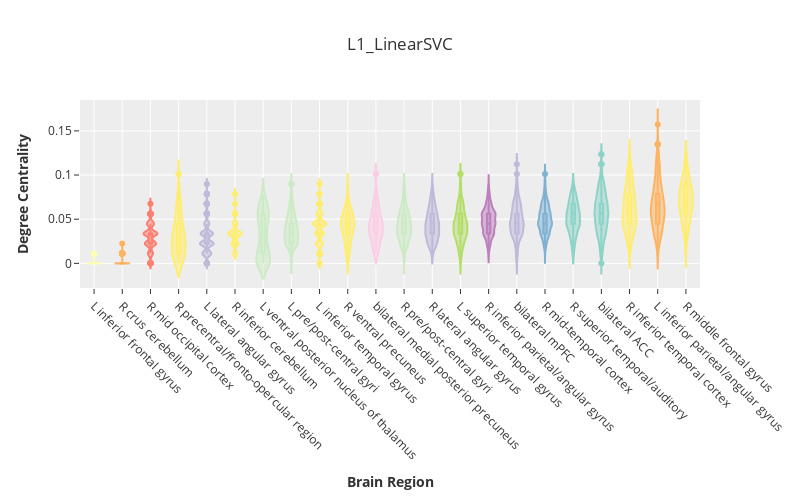

The cell this chart's notebook holds for it:
### Markdown cell above
## Regional degree centrality (DC)

### Code cell
# Selected indices are the top 20 and bottom 2
selected_ind = np.hstack([np.arange(2), np.arange(70,90)])
x = np.arange(len(selected_ind))

for ix, (name, graph_list) in enumerate(all_graphs.items()): 

    print(name)
    # regional DC
    model_dc = dict()
    for graphobj_ in graph_list:
        graphobj = graphobj_[1]
        for parcel_name, properties in graphobj.graph.nodes.items():
            if parcel_name not in model_dc:
                model_dc[parcel_name] = [properties['degree_centrality']]
            else:
                model_dc[parcel_name].append(properties['degree_centrality'])

    # Calculate the mean and std of degree centrality for each parcel
    # Sort by highest to lowest and selected only the top 10, and bottom 2 for comparison
    avg_parcel_dc = np.zeros(num_parcels)
    std_parcel_dc = np.zeros(num_parcels)
    for i, (parcel_name, dcs) in enumerate(model_dc.items()):   
        avg_parcel_dc[i] = np.mean(dcs)
        std_parcel_dc[i] = np.std(dcs)
    sorted_ind = np.argsort(avg_parcel_dc)
    sortselect_ind = sorted_ind[selected_ind]

    if name == model_name: 
        
        print(parcel_names[sorted_ind])
        
        fig = go.Figure(layout=dict(
            height=500, width=800,
            template='ggplot2',
            title=f'{model_name}',
            xaxis=dict(
                title=dict(text='<b>Brain Region</b>'),
                tickvals=np.arange(len(selected_ind)),
                ticktext=parcel_descrip[sorted_ind][selected_ind],
                tickangle=45
            ),
            yaxis=dict(title=dict(text='<b>Degree Centrality</b>'))
        ))

        # Plot violin plot for each selected parcel and color
        sortselect_parcels = parcel_names[sortselect_ind]
        for parcel_name, dcs in model_dc.items():
            if parcel_name in sortselect_parcels:
                plot_ind = np.where(sortselect_parcels==parcel_name)[0][0]
                fig.add_trace(go.Violin(
                    x=np.repeat([plot_ind], len(dcs)), y=dcs, 
                    name=parcel_name, line_color=network_rgba[sortselect_ind][plot_ind],
                    box_visible=True, showlegend=False
                ))
        fig.show()
        fig.write_image(f'{network_fig_dir}/region_dc.svg')

### Figure 1 — Plotly figure (JSON) as saved in the notebook; plotly's stock layout.template omitted (floating-point values rounded to 4 significant figures; data arrays with more than 128 entries replaced by an {"elided": "..."} marker saying what was removed)
{"data": [{"box": {"visible": true}, "line": {"color": "rgba(141.0, 211.0, 199.0, 255.0)"}, "name": "ant_sal_3", "showlegend": false, "type": "violin", "x": {"elided": "290 int values"}, "y": {"elided": "290 float values"}}, {"box": {"visible": true}, "line": {"color": "rgba(141.0, 211.0, 199.0, 255.0)"}, "name": "auditory_2", "showlegend": false, "type": "violin", "x": {"elided": "290 int values"}, "y": {"elided": "290 float values"}}, {"box": {"visible": true}, "line": {"color": "rgba(255.0, 255.0, 179.0, 255.0)"}, "name": "bg_3", "showlegend": false, "type": "violin", "x": {"elided": "290 int values"}, "y": {"elided": "290 float values"}}, {"box": {"visible": true}, "line": {"color": "rgba(190.0, 186.0, 218.0, 255.0)"}, "name": "dors_DMN_1", "showlegend": false, "type": "violin", "x": {"elided": "290 int values"}, "y": {"elided": "290 float values"}}, {"box": {"visible": true}, "line": {"color": "rgba(190.0, 186.0, 218.0, 255.0)"}, "name": "dors_DMN_2", "showlegend": false, "type": "violin", "x": {"elided": "290 int values"}, "y": {"elided": "290 float values"}}, {"box": {"visible": true}, "line": {"color": "rgba(190.0, 186.0, 218.0, 255.0)"}, "name": "dors_DMN_6", "showlegend": false, "type": "violin", "x": {"elided": "290 int values"}, "y": {"elided": "290 float values"}}, {"box": {"visible": true}, "line": {"color": "rgba(251.0, 128.0, 114.0, 255.0)"}, "name": "high_visual_2", "showlegend": false, "type": "violin", "x": {"elided": "290 int values"}, "y": {"elided": "290 float values"}}, {"box": {"visible": true}, "line": {"color": "rgba(128.0, 177.0, 211.0, 255.0)"}, "name": "lang_6", "showlegend": false, "type": "violin", "x": {"elided": "290 int values"}, "y": {"elided": "290 float values"}}, {"box": {"visible": true}, "line": {"color": "rgba(253.0, 180.0, 98.0, 255.0)"}, "name": "lecn_3", "showlegend": false, "type": "violin", "x": {"elided": "290 int values"}, "y": {"elided": "290 float values"}}, {"box": {"visible": true}, "line": {"color": "rgba(253.0, 180.0, 98.0, 255.0)"}, "name": "lecn_5", "showlegend": false, "type": "violin", "x": {"elided": "290 int values"}, "y": {"elided": "290 float values"}}, {"box": {"visible": true}, "line": {"color": "rgba(179.0, 222.0, 105.0, 255.0)"}, "name": "post_sal_9", "showlegend": false, "type": "violin", "x": {"elided": "290 int values"}, "y": {"elided": "290 float values"}}, {"box": {"visible": true}, "line": {"color": "rgba(252.0, 205.0, 229.0, 255.0)"}, "name": "precuneus_2", "showlegend": false, "type": "violin", "x": {"elided": "290 int values"}, "y": {"elided": "290 float values"}}, {"box": {"visible": true}, "line": {"color": "rgba(188.0, 128.0, 189.0, 255.0)"}, "name": "recn_3", "showlegend": false, "type": "violin", "x": {"elided": "290 int values"}, "y": {"elided": "290 float values"}}, {"box": {"visible": true}, "line": {"color": "rgba(204.0, 235.0, 197.0, 255.0)"}, "name": "sensorimotor_1", "showlegend": false, "type": "violin", "x": {"elided": "290 int values"}, "y": {"elided": "290 float values"}}, {"box": {"visible": true}, "line": {"color": "rgba(204.0, 235.0, 197.0, 255.0)"}, "name": "sensorimotor_2", "showlegend": false, "type": "violin", "x": {"elided": "290 int values"}, "y": {"elided": "290 float values"}}, {"box": {"visible": true}, "line": {"color": "rgba(204.0, 235.0, 197.0, 255.0)"}, "name": "sensorimotor_4", "showlegend": false, "type": "violin", "x": {"elided": "290 int values"}, "y": {"elided": "290 float values"}}, {"box": {"visible": true}, "line": {"color": "rgba(255.0, 237.0, 111.0, 255.0)"}, "name": "vent_DMN_5", "showlegend": false, "type": "violin", "x": {"elided": "290 int values"}, "y": {"elided": "290 float values"}}, {"box": {"visible": true}, "line": {"color": "rgba(255.0, 237.0, 111.0, 255.0)"}, "name": "vent_DMN_7", "showlegend": false, "type": "violin", "x": {"elided": "290 int values"}, "y": {"elided": "290 float values"}}, {"box": {"visible": true}, "line": {"color": "rgba(255.0, 237.0, 111.0, 255.0)"}, "name": "vent_DMN_10", "showlegend": false, "type": "violin", "x": {"elided": "290 int values"}, "y": {"elided": "290 float values"}}, {"box": {"visible": true}, "line": {"color": "rgba(255.0, 237.0, 111.0, 255.0)"}, "name": "visiospatial_4", "showlegend": false, "type": "violin", "x": {"elided": "290 int values"}, "y": {"elided": "290 float values"}}, {"box": {"visible": true}, "line": {"color": "rgba(255.0, 237.0, 111.0, 255.0)"}, "name": "visiospatial_7", "showlegend": false, "type": "violin", "x": {"elided": "290 int values"}, "y": {"elided": "290 float values"}}, {"box": {"visible": true}, "line": {"color": "rgba(255.0, 237.0, 111.0, 255.0)"}, "name": "visiospatial_8", "showlegend": false, "type": "violin", "x": {"elided": "290 int values"}, "y": {"elided": "290 float values"}}], "layout": {"height": 500, "title": {"text": "L1_LinearSVC"}, "width": 800, "xaxis": {"autorange": true, "range": [-0.5, 21.5], "tickangle": 45, "ticktext": ["L inferior frontal gyrus", "R crus cerebellum", "R mid occipital cortex", "R precentral/fronto-opercular region", "L lateral angular gyrus", "R inferior cerebellum", "L ventral posterior nucleus of thalamus", "L pre/post-central gyri", "L inferior temporal gyrus", "R ventral precuneus", "bilateral medial posterior precuneus", "R pre/post-central gyri", "R lateral angular gyrus", "L superior temporal gyrus", "R inferior parietal/angular gyrus", "bilateral mPFC", "R mid-temporal cortex", "R superior temporal/auditory", "bilateral ACC", "R inferior temporal cortex", "L inferior parietal/angular gyrus", "R middle frontal gyrus"], "tickvals": [0, 1, 2, 3, 4, 5, 6, 7, 8, 9, 10, 11, 12, 13, 14, 15, 16, 17, 18, 19, 20, 21], "title": {"text": "<b>Brain Region</b>"}, "type": "linear"}, "yaxis": {"autorange": true, "range": [-0.0279, 0.185], "title": {"text": "<b>Degree Centrality</b>"}, "type": "linear"}}}
